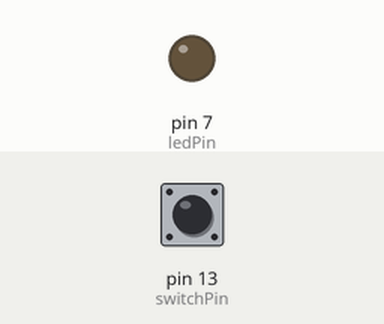
A sketch run on a simulated Arduino Uno, built with avr-gcc and run on an emulated ATmega328P. Parts: output pins drawn as LEDs (lit = HIGH). Dashed ring = blinking. The test bench sets the inputs (shaded band); at power-on: pin 13 (switchPin) LOW.

Above: at 1.2 s.
1.3 s: pin 13 (switchPin) pulled HIGH for 1 s
At 1.55 s:
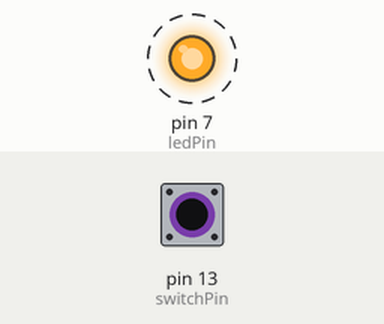
4.3 s: pin 13 (switchPin) pulled HIGH for 3.2 s
At 8.6 s:
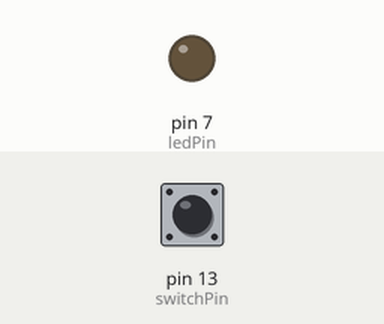
Timing chart, 0 to 10.1 s (numbered marks = the images above; inputs shaded):
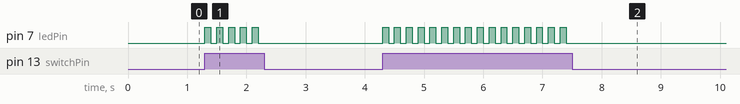

Measured:
- after the input at 1.3 s, pin 7 (ledPin): alternates HIGH for 0.10 s and LOW for 0.10 s, 10 changes in all, then stays LOW, starting at once
- after the input at 4.3 s, pin 7 (ledPin): alternates HIGH for 0.10 s and LOW for 0.10 s, 32 changes in all, then stays LOW, starting at once

The sketch:

LEDWithPushButton.ino
```cpp
int ledPin = 7;      // pin for the LED on Arduino
int switchPin = 13;  // pin for the button on Arduino
int switchPin1 = 0;  //to initialze start state of the button

void setup() {
  // put your setup code here, to run once:
  pinMode(ledPin,OUTPUT);
  pinMode(switchPin,INPUT);
}


void loop() {
  // put your main code here, to run repeatedly:
  switchPin1 = digitalRead(switchPin); // button can either be on(HIGH) or off(LOW)
  if (switchPin1 == HIGH){
  digitalWrite(ledPin,HIGH);
  delay(100);
  digitalWrite(ledPin,LOW);
  delay(100);
  }
  else {
  digitalWrite(ledPin,LOW);
    }

}
```
